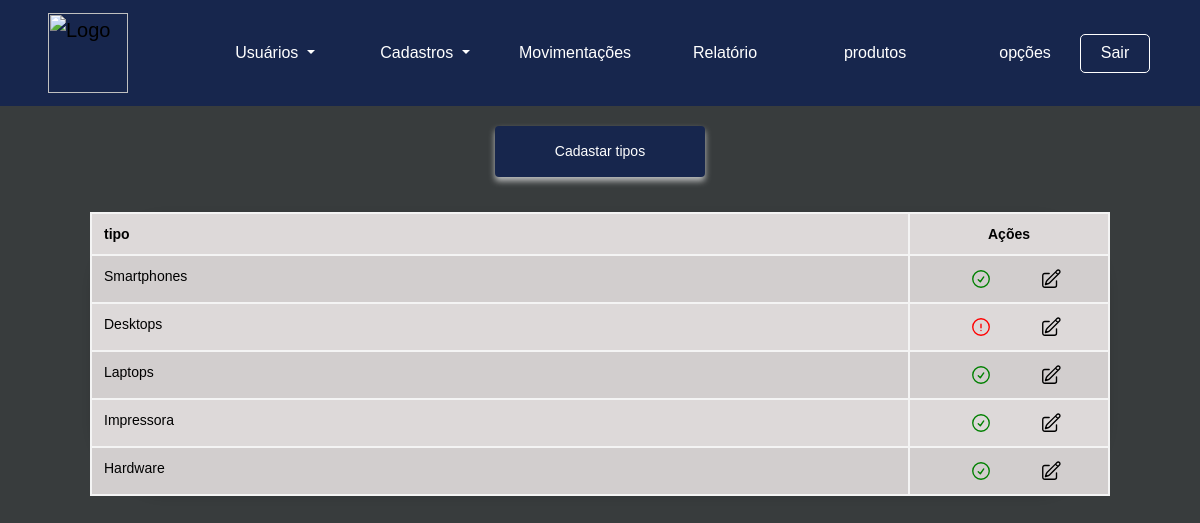
Screenshot of /visao/tipos.php (signed in) with the database file from the repository.
### tables this page shows
CREATE TABLE `tipo` (
  `idTipo` int(11) NOT NULL,
  `descriçaoTipo` varchar(200) NOT NULL,
  `statusTipo` varchar(20) NOT NULL,
  `dataCadastro` datetime NOT NULL,
  `usuarioCadastro` int(11) NOT NULL
);

### controle/funcoes.php (called while the page is built, shortened)
<?php
function busca_info_bd($conexao, $tabela, $coluna_where = false, $valor_where = false)
{
    $sql = "select * from " . $tabela;
    $result = mysqli_query($conexao, $sql) or die(false);
    $dados = $result->fetch_all(MYSQLI_ASSOC);
    return $dados;
};

### visao/tipos.php (the view, shortened to what this page needs)
<?php
include_once('../controle/funcoes.php');
include('../modelo/conecta_banco_dados.php');
$info_bd = busca_info_bd($conexao,'tipo');
include('menu_superior.php');
?>
<head>
    <link rel="stylesheet" href="../css/tipos.css">
</head>
<body>
        <div class="container">
            <div class="centralizado">
                <button type="button" id="btn_modal" class="btn btn-primary cadastrar" data-bs-toggle="modal" data-bs-target="#exampleModal" data-bs-whatever="@mdo" >Cadastar tipos</button>
</div>
            </div>
            <table class="table table-striped">
                <thead>
                    <tr>
                        <th scope="col">tipo</th>
                        <th scope="col" style="text-align:center;">Ações</th>
                    </tr>
                </thead>
                <tbody>
                    <?php
                        foreach($info_bd  as $tipo){
                    ?>
                            <tr>
                                <td>
                                    <?php echo $tipo['descriçaoTipo']; ?>
                                </td>
                                <td width="200">
                                    <div class="d-flex">
                                        <div class="status mx-5" style="cursor: pointer">
                                            <?php
                                            if($tipo['statusTipo']=="S"){
                                            ?>
                                                <div onClick="alterar_status('N',<?=$tipo['idTipo']?>)" data-toggle="tooltip" title="Ativo" >
                                                    <svg xmlns="http://www.w3.org/2000/svg" fill="none" viewBox="0 0 24 24" stroke-width="1.5" stroke="#008000" class="size-6">
                                                        <path stroke-linecap="round" stroke-linejoin="round" d="M9 12.75 11.25 15 15 9.75M21 12a9 9 0 1 1-18 0 9 9 0 0 1 18 0Z" />
                                                    </svg>
                                                </div>
                                            <?php
                                            }else{
                                            ?>
                                                <div onClick="alterar_status('S',<?=$tipo['idTipo']?>)" data-toggle="tooltip" title="Inativo" >
                                                    <svg xmlns="http://www.w3.org/2000/svg" fill="none" viewBox="0 0 24 24" stroke-width="1.5" stroke="#FF0000">
                                                        <path stroke-linecap="round" stroke-linejoin="round" d="M12 9v3.75m9-.75a9 9 0 1 1-18 0 9 9 0 0 1 18 0Zm-9 3.75h.008v.008H12v-.008Z" />
                                                    </svg>
                                                </div>
                                            <?php
                                            }
                                            ?>
                                        </div>
                                        <div class="editar" data-reg="<?=$tipo['idTipo']?>" data-toggle="tooltip" title="Editar" style="cursor: pointer">
                                        </div>
                                    </div>
                                </td>
                            </tr>
                   <?php
                        }
                    ?>
                </tbody>
            </table>
    </body>
</html>

### css/tipos.css (style rules this page uses)
* { margin: 0; padding: 0; box-sizing: border-box; }
body { font-family: 'Arial', sans-serif; background-color: #383c3d; color: #333; }
.table { width: 85%; margin: 35px auto; border-radius: 80px; box-shadow: 0 2px 10px rgba(0, 0, 0, 0.1); }
.table thead { background-color: #007bff; color: #fff; text-align: left; }
.table th, .table td { padding: 12px; font-size: 14px; border: 2px solid #f4f4f4; background-color: #ddd9d9; }
.table tr:nth-child(even) { background-color: #110072; }
.btn { padding: 8px 16px; border: none; border-radius: 5px; cursor: pointer; transition: background-color 0.3s ease; }
.btn-primary { background-color: #ff2600; color: #fff; }
.status, .editar { cursor: pointer; transition: transform 0.3s ease; }
html, body { height: 100%; margin: 0; }
.centralizado { display: flex; justify-content: center; align-items: center; height: auto; margin-top: 20px; }
.btn-primary { background-color: #17264d; color: #fff; padding: 15px 60px; font-size: 14px; border: none; border-radius: 4px; box-shadow: 0 4px 6px rgba(247, 247, 247, 0.699); transition: background-color 0.5s, box-shadow 0.5s; }

### visao/menu_superior.php (style rules this page uses)
body { font-family: Arial, sans-serif; margin: 0; padding: 0; background-color: #f4f4f4; }

### visao/tipos.php (style rules this page uses)
svg { width: 22px; height: 22px; }

### rows the page displays
tipo: descriçaoTipo "Smartphones"
tipo: descriçaoTipo "Desktops"
tipo: descriçaoTipo "Laptops"
tipo: descriçaoTipo "Impressora"
tipo: descriçaoTipo "Hardware"
